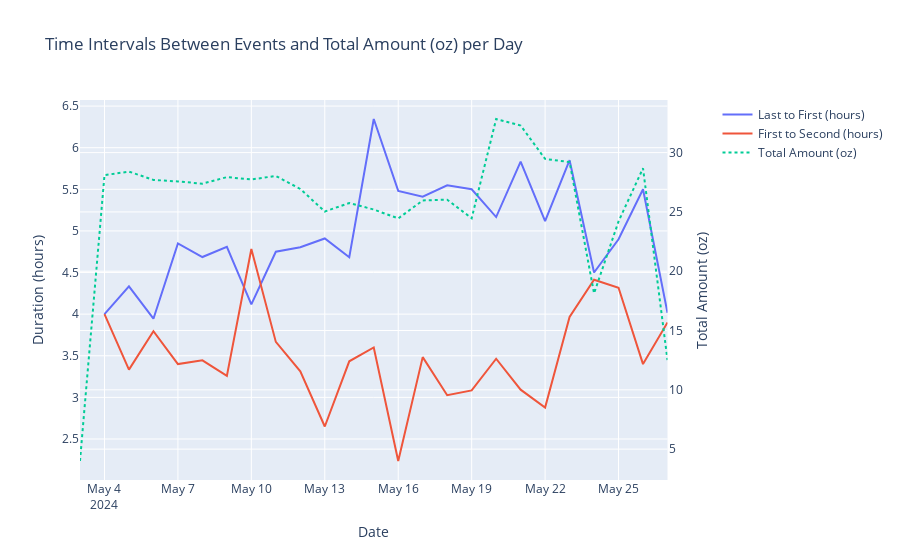

The notebook cell this image was saved under:
### Code cell
tz='US/Pacific'
df = events_dataframe()


sleep_time_plot(df,tz,oz_per_15_minutes_boobs=1.0)

### Figure 1 — Plotly figure (JSON) as saved in the notebook; plotly's stock layout.template omitted (floating-point values rounded to 4 significant figures)
{"data": [{"name": "Last to First (hours)", "type": "scatter", "x": ["2024-05-03", "2024-05-04", "2024-05-05", "2024-05-06", "2024-05-07", "2024-05-08", "2024-05-09", "2024-05-10", "2024-05-11", "2024-05-12", "2024-05-13", "2024-05-14", "2024-05-15", "2024-05-16", "2024-05-17", "2024-05-18", "2024-05-19", "2024-05-20", "2024-05-21", "2024-05-22", "2024-05-23", "2024-05-24", "2024-05-25", "2024-05-26", "2024-05-27"], "xaxis": "x", "y": [null, 4, 4.333, 3.945, 4.851, 4.686, 4.809, 4.117, 4.75, 4.804, 4.909, 4.683, 6.345, 5.481, 5.411, 5.548, 5.5, 5.167, 5.833, 5.117, 5.85, 4.5, 4.9, 5.5, 4.017], "yaxis": "y"}, {"name": "First to Second (hours)", "type": "scatter", "x": ["2024-05-03", "2024-05-04", "2024-05-05", "2024-05-06", "2024-05-07", "2024-05-08", "2024-05-09", "2024-05-10", "2024-05-11", "2024-05-12", "2024-05-13", "2024-05-14", "2024-05-15", "2024-05-16", "2024-05-17", "2024-05-18", "2024-05-19", "2024-05-20", "2024-05-21", "2024-05-22", "2024-05-23", "2024-05-24", "2024-05-25", "2024-05-26", "2024-05-27"], "xaxis": "x", "y": [null, 4, 3.333, 3.796, 3.4, 3.444, 3.258, 4.783, 3.667, 3.313, 2.65, 3.433, 3.6, 2.235, 3.483, 3.025, 3.083, 3.464, 3.092, 2.878, 3.967, 4.413, 4.317, 3.4, 3.9], "yaxis": "y"}, {"line": {"dash": "dot"}, "name": "Total Amount (oz)", "type": "scatter", "x": ["2024-05-03", "2024-05-04", "2024-05-05", "2024-05-06", "2024-05-07", "2024-05-08", "2024-05-09", "2024-05-10", "2024-05-11", "2024-05-12", "2024-05-13", "2024-05-14", "2024-05-15", "2024-05-16", "2024-05-17", "2024-05-18", "2024-05-19", "2024-05-20", "2024-05-21", "2024-05-22", "2024-05-23", "2024-05-24", "2024-05-25", "2024-05-26", "2024-05-27"], "xaxis": "x", "y": [4, 28.1, 28.4, 27.7, 27.57, 27.38, 27.93, 27.73, 28.03, 26.93, 25.03, 25.75, 25.2, 24.45, 25.97, 26.03, 24.47, 32.83, 32.28, 29.47, 29.2, 18.13, 24.2, 28.68, 12.5], "yaxis": "y2"}], "layout": {"autosize": true, "title": {"text": "Time Intervals Between Events and Total Amount (oz) per Day"}, "xaxis": {"anchor": "y", "autorange": true, "domain": [0, 0.94], "range": ["2024-05-03", "2024-05-27"], "title": {"text": "Date"}, "type": "date"}, "yaxis": {"anchor": "x", "autorange": true, "domain": [0, 1], "range": [2.007, 6.573], "title": {"text": "Duration (hours)"}, "type": "linear"}, "yaxis2": {"anchor": "x", "autorange": true, "overlaying": "y", "range": [2.398, 34.44], "side": "right", "title": {"text": "Total Amount (oz)"}, "type": "linear"}}}
